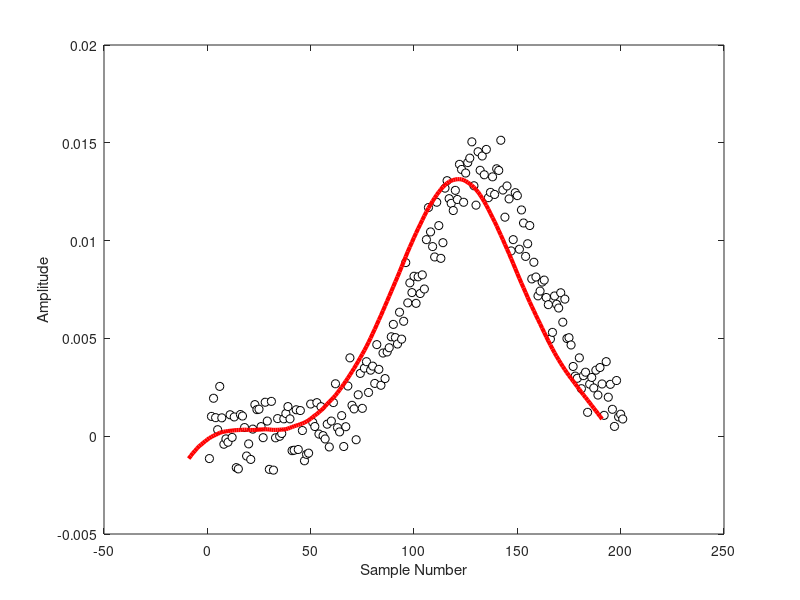

Reproduce this figure in MATLAB.
function [avg,xavg] = movavg(data,windowSize,x)
% [AVG, XAVG] = MOVAVG(DATA,WINDOWSIZE);
%
% Determines a moving average, AVG, of continuous DATA
% with a window of WINDOWSIZE samples (default = 20).
%
% See also FILTER



%% Initialization
if nargin<1
	% just some test
    data    = normpdf(-100:100,30,30);
    noise   = randn(1,length(data))/1000;
    data    = data+noise;
	% try this function by using pa_runavg without in- or output
end
if nargin<2
    windowSize = 20;
end
if nargin<3
    x   = 1:length(data);
end

%% Find Running Average by Filter-method
% This function uses FILTER instead of a FOR-loop,
% and thus should be a lot faster.
avg     = filtfilt(ones(1,windowSize)/windowSize,1,data);

%% Correct the independent variable
xavg    = x-(windowSize./2).*mean(diff(x));

%% Some graphics if there is no other output
if nargout<1
    close all;
    h1 = plot(x,data,'ko'); set(h1,'MarkerFaceColor','w');
    hold on;
    h2 = plot(xavg,avg,'r-'); set(h2,'LineWidth',3);
    xlabel('Sample Number');
    ylabel('Amplitude');
end;